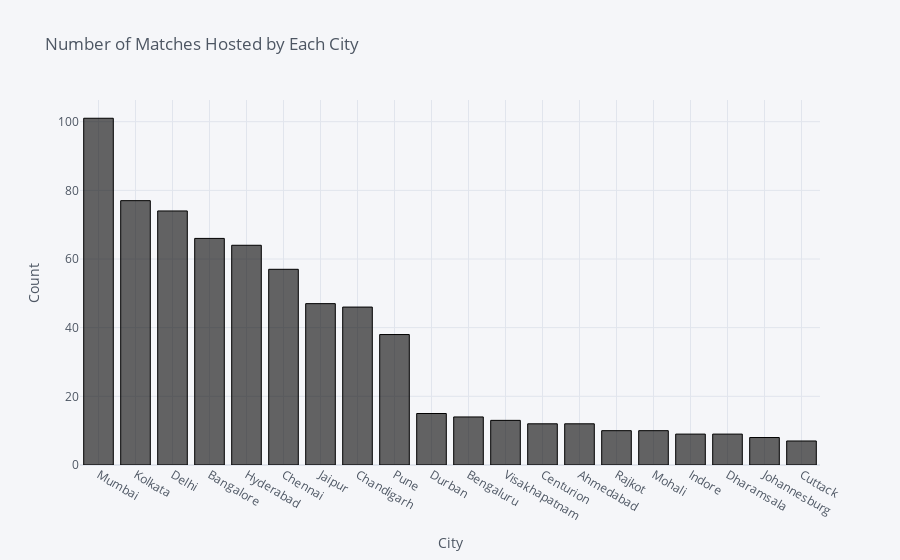

Notebook source saved alongside this figure:
### Code cell
# Top 20 city which hosted the most number of matches
city[:20].iplot(kind='bar', xTitle='City',yTitle='Count', title='Number of Matches Hosted by Each City', color = 'black');

### Figure 1 — Plotly figure (JSON) as saved in the notebook; plotly's stock layout.template omitted (floating-point values rounded to 4 significant figures)
{"data": [{"marker": {"color": "rgba(0, 0, 0, 0.6)", "line": {"color": "rgba(0, 0, 0, 1)", "width": 1}}, "name": "count", "orientation": "v", "text": "", "type": "bar", "x": ["Mumbai", "Kolkata", "Delhi", "Bangalore", "Hyderabad", "Chennai", "Jaipur", "Chandigarh", "Pune", "Durban", "Bengaluru", "Visakhapatnam", "Centurion", "Ahmedabad", "Rajkot", "Mohali", "Indore", "Dharamsala", "Johannesburg", "Cuttack"], "y": [101, 77, 74, 66, 64, 57, 47, 46, 38, 15, 14, 13, 12, 12, 10, 10, 9, 9, 8, 7]}], "layout": {"autosize": true, "legend": {"bgcolor": "#F5F6F9", "font": {"color": "#4D5663"}}, "paper_bgcolor": "#F5F6F9", "plot_bgcolor": "#F5F6F9", "title": {"font": {"color": "#4D5663"}, "text": "Number of Matches Hosted by Each City"}, "xaxis": {"autorange": true, "gridcolor": "#E1E5ED", "range": [-0.5, 19.5], "showgrid": true, "tickfont": {"color": "#4D5663"}, "title": {"font": {"color": "#4D5663"}, "text": "City"}, "type": "category", "zerolinecolor": "#E1E5ED"}, "yaxis": {"autorange": true, "gridcolor": "#E1E5ED", "range": [0, 106.3], "showgrid": true, "tickfont": {"color": "#4D5663"}, "title": {"font": {"color": "#4D5663"}, "text": "Count"}, "type": "linear", "zerolinecolor": "#E1E5ED"}}}
